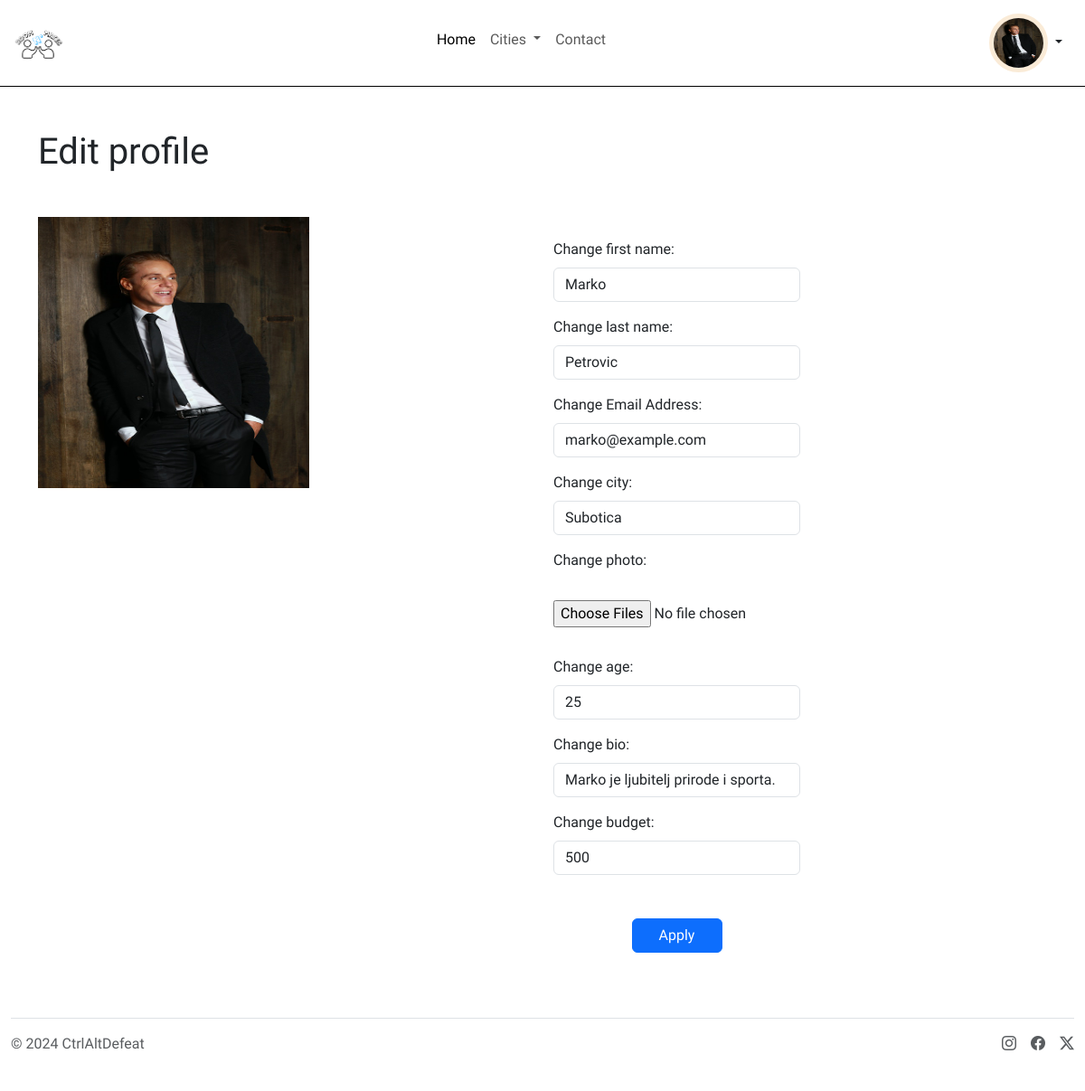
Screenshot of /editProfile.php (signed in) with the database file from the repository.
### tables this page shows
CREATE TABLE `user` (
  `userID` int(11) NOT NULL,
  `u_fname` varchar(25) NOT NULL,
  `u_lname` varchar(25) NOT NULL,
  `email` varchar(50) NOT NULL,
  `password` varchar(64) NOT NULL,
  `city` varchar(25) DEFAULT NULL,
  `photo` varchar(50) DEFAULT NULL,
  `age` int(3) DEFAULT NULL,
  `jmbg` varchar(13) NOT NULL,
  `bio` varchar(50) DEFAULT NULL,
  `budget` decimal(10,0) DEFAULT NULL,
  `brTel` varchar(20) DEFAULT NULL,
  `approved` tinyint(1) NOT NULL DEFAULT 0,
  `up` int(11) NOT NULL,
  `down` int(11) NOT NULL
);

### editProfile.php (the view, shortened to what this page needs)
<?php
if (isset($_SESSION['userID'])) {
    $pdo = new PDO('mysql:host=localhost;dbname=roommates', 'root', '');
    $pdo->setAttribute(PDO::ATTR_ERRMODE, PDO::ERRMODE_EXCEPTION);
    $query = $pdo->prepare("SELECT * FROM user WHERE userID = :userID");
    $query->bindParam(':userID', $_SESSION['userID']);
    $query->execute();
    $user = $query->fetch(PDO::FETCH_ASSOC);
    $defaultPhoto = 'imgs/person.jpg';
    $profilePhoto = ($user && $user['photo']) ? $user['photo'] : $defaultPhoto;
    $isLoggedIn = true;
} else {
    $isLoggedIn = false;
    $profilePhoto = 'imgs/person.jpg';
    $profilePhoto = $defaultPhoto;
    header("Location: indexLoged.php");
    exit();
}
?>
<!DOCTYPE html>
<html lang="en">
<head>
    <link rel="stylesheet" href="css/profileStyle.css">
    <link rel="stylesheet" href="css/IndexLog.css">
    <link rel="stylesheet" href="css/style.css">
    <link rel="stylesheet" href="css/UpIn.css">
    <link rel="stylesheet" href="https://cdnjs.cloudflare.com/ajax/libs/animate.css/4.1.1/animate.min.css">
    <link rel="stylesheet" href="https://cdn.jsdelivr.net/npm/bootstrap-icons@1.11.3/font/bootstrap-icons.min.css">
    <link href="https://cdn.jsdelivr.net/npm/bootstrap@5.3.2/dist/css/bootstrap.min.css" rel="stylesheet"
>
</head>
<body data-bs-spy="scroll" data-bs-target=".navbar" data-bs-offset="150">
<nav class="navbar navbar-expand-md">
    <div class="container-fluid">
        <img class="logo" src="logo.png" style="width: 60px;" alt="logo">
        <div class="collapse navbar-collapse" id="collapsibleNavbar">
            <ul class="navbar-nav mx-auto mb-2 mb-ls-0">
                <li class="nav-item">
                    <a class="nav-link active" aria-current="page" href="indexLoged.php">Home</a>
                </li>
                <li class="nav-item dropdown">
                    <a class="nav-link dropdown-toggle" href="#" id="navbarDropdown" role="button"
                       data-bs-toggle="dropdown" aria-expanded="false">
                        Cities
                    </a>
                </li>
                <li class="nav-item">
                    <a class="nav-link" href="contact.php">Contact</a>
                </li>
            </ul>
            <?php if ($isLoggedIn): ?>
                <div class="dropdown">
                    <a class="btn dropdown-toggle" href="#" role="button" data-bs-toggle="dropdown" aria-expanded="false">
                        <img src="<?php echo htmlspecialchars($profilePhoto); ?>" alt="Profile" class="imageProfile"/>
                    </a>
                </div>
            <?php else: ?>
                <form action="login.html" class="d-flex">
                    <button class="btn btn-outline-primary" type="submit">Log In</button>
                </form>
            <?php endif; ?>
            </nav>
<div class="container">
    <h1 class="mt-5 mb-5">Edit profile</h1>
    <div class="row">
        <div class="col md-6">
            <img src="<?php echo htmlspecialchars($profilePhoto); ?>" alt="Profile" width='300px' height='300px'/>
        </div>
        <div class="col md-6">
            <form class="col-md-6 col-sm-6 col-xxs-4  mt-4 my-5" name="form" method="POST" action="editProfile.php">
                <div class="mb-3">
                    <label for="fname" class="form-label ">Change first name:</label>
                    <input type="text" class="form-control" id="fname" name="u_fname" value="<?php echo htmlspecialchars($user['u_fname']); ?>">
                </div>
                <div class="mb-3">
                    <label for="name" class="form-label">Change last name:</label>
                    <input type="text" class="form-control" id="name" name="u_lname" value="<?php echo htmlspecialchars($user['u_lname']); ?>">
                </div>
                <div class="mb-3">
                    <label for="Email" class="form-label">Change Email Address:</label>
                    <input type="email" class="form-control" id="Email" name="email" aria-describedby="emailHelp" value="<?php echo htmlspecialchars($user['email']); ?>">
                </div>
                <div class="mb-3">
                    <label for="city" class="form-label">Change city:</label>
                    <input type="text" class="form-control" id="city" name="city" value="<?php echo htmlspecialchars($user['city']); ?>">
                </div>
                <div class="mb-3">
                    <label for="photo" class="form-label">Change photo:</label><br><br>
                    <input type="file" name="photo" id="photo" accept="image/png,image/jpg" multiple>
                </div>
                <div class="mb-3">
                    <label for="age" class="form-label mt-3">Change age:</label>
                    <input type="text" class="form-control" id="age" name="age" value="<?php echo htmlspecialchars($user['age']); ?>">
                </div>
                <div class="mb-3">
                    <label for="bio" class="form-label">Change bio:</label>
                    <input type="text" class="form-control" id="bio" name="bio" value="<?php echo htmlspecialchars($user['bio']); ?>">
                </div>
                <div class="mb-3">
                    <label for="budget" class="form-label">Change budget:</label>
                    <input type="text" class="form-control" id="budget" name="budget" value="<?php echo htmlspecialchars($user['budget']); ?>">
                </div>
                <div class="mb-3 text-center mt-5">
                    <button type="submit" class="btn btn-primary" style="width: 100px">Apply</button>
                </div>
            </form>
        </div>
    </div>
</div>
<div class="foot container-fluid">
    <footer class="d-flex flex-wrap justify-content-between align-items-center py-3 my-4 border-top">
        <div class="col-md-4 d-flex align-items-center">
            <span class="mb-3 mb-md-0 text-muted">&copy; 2024 CtrlAltDefeat</span>
        </div>
        <ul class="nav col-md-4 justify-content-end list-unstyled d-flex">
            <li class="ms-3"><a class="text-muted" href="#"><i class="bi bi-instagram"></i></a></li>
            <li class="ms-3"><a class="text-muted" href="#"><i class="bi bi-facebook"></i></a></li>
            <li class="ms-3"><a class="text-muted" href="#"><i class="bi bi-twitter-x"></i></a></li>
        </ul>
    </footer>
</div>
</body>
</html>

### css/profileStyle.css (style rules this page uses)
* { font-family: "Patua One", serif; font-weight: 400; font-style: normal; }

### css/IndexLog.css (style rules this page uses)
* { font-family: "Patua One", serif; font-weight: 400; font-style: normal; }
.imageProfile { margin:0px; padding: 0px; box-sizing: border-box; }
.imageProfile { width: 65px; height: 65px; border: 5px solid antiquewhite; border-radius: 50%; }

### css/style.css (style rules this page uses)
* { font-family: "Patua One", serif; font-weight: 400; font-style: normal; }
.foot { width: 100%; }

### css/UpIn.css (style rules this page uses)
* { font-family: "Patua One", serif; font-weight: 400; font-style: normal; }
nav { border-bottom: 1px solid black; }
.my-4 { text-align: center; }

### rows the page displays
user: photo (picture), u_fname "Marko", u_lname "Petrovic", email "marko@example.com", city "Subotica", age "25", bio "Marko je ljubitelj prirode i sporta.", budget "500"
